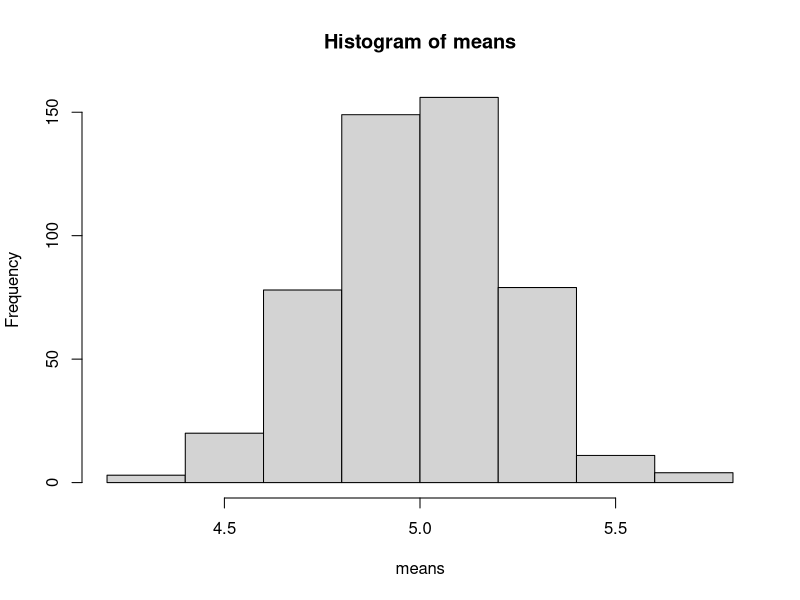
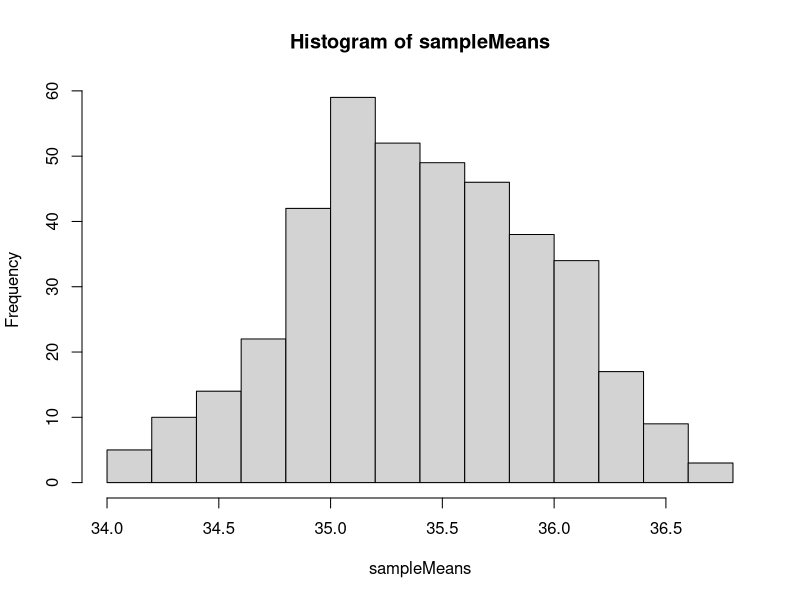
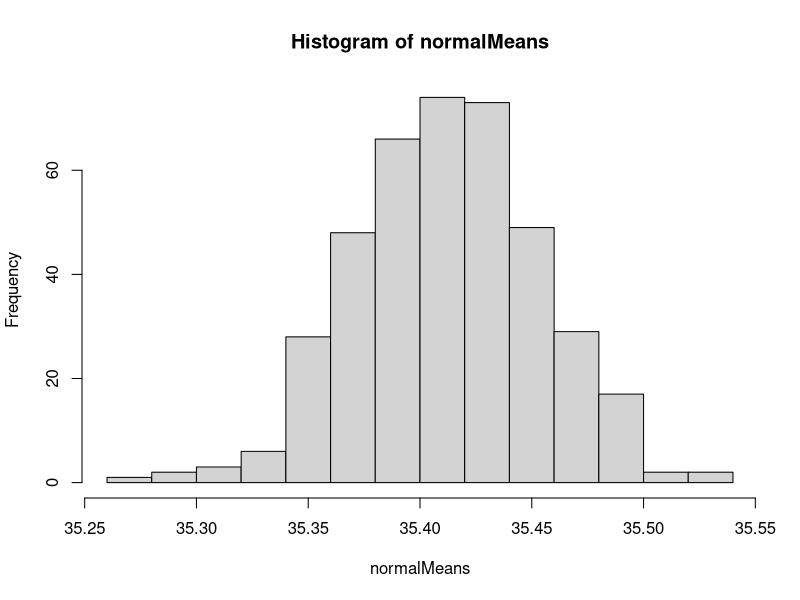

Source code (R) for these figures, in order:
# To determine if the poisson distriution models a normal distribution 
# we can perform a simple ks test and reject the null hypothesis if the 
# p[D > k] <= 0.05. In this case, D is 0.05 and the probability of 
# such a D value given the null hypothesis is 0.55 so we accept the null. 
# This just means that the test has told us the data is not not normal. 
means = c()
for (i in 1:500) {
  means <- c(means, mean(rpois(100, 5)))
}
hist(means)
print(mean(means))
print(sd(means))
ks.test(means, rnorm(length(means), mean(means), sd(means)))

sampleMeans= c()
for (i in 1:400) {
  sampleMeans <- c(sampleMeans, mean(
    sample(
      c(25:50), size = 150, replace = TRUE, 
      prob = c(rep(0.3, 6), rep(0.1, 5) , 
               rep(0.4, 5), rep(0.1, 5), rep(0.1, 5)))
  ))
}
hist(sampleMeans)

normalMeans <- c()
for (i in 1:400) {
  normalMeans <- c(normalMeans, 
                   mean(rnorm(150, mean(sampleMeans), sd(sampleMeans))))
}

s <- c()
s <- c(s, length(which(sampleMeans > 25 & sampleMeans < 30)))
s <- c(s, length(which(sampleMeans > 30 & sampleMeans < 35))) 
s <- c(s, length(which(sampleMeans > 35 & sampleMeans < 40)))
s <- c(s, length(which(sampleMeans > 40 & sampleMeans < 45)))
s <- c(s, length(which(sampleMeans > 45 & sampleMeans < 50)))

n <- c()
n <- c(n, length(which(normalMeans > 25 & normalMeans < 30)))
n <- c(n, length(which(normalMeans > 30 & normalMeans < 35))) 
n <- c(n, length(which(normalMeans > 35 & normalMeans < 40)))
n <- c(n, length(which(normalMeans > 40 & normalMeans < 45)))
n <- c(n, length(which(normalMeans > 45 & normalMeans < 50)))

chisq.test(s, n)
hist(normalMeans)